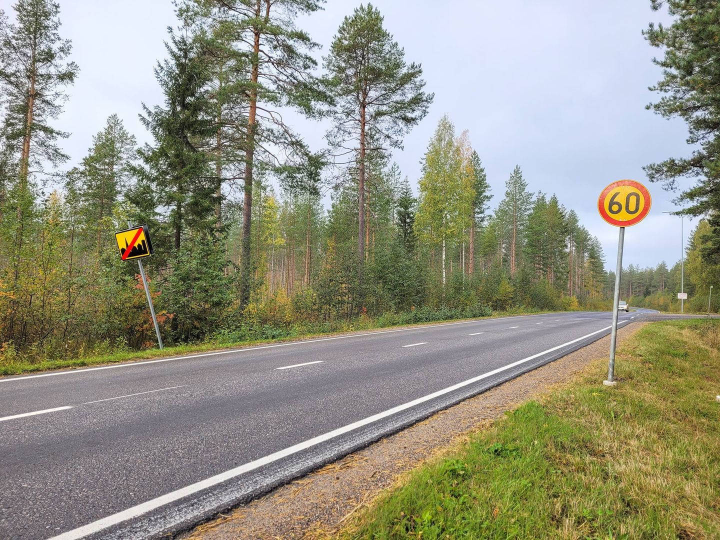
#> input picture images/60.jpeg, 1440 x 1080 px, given in place of 20.jpg, which was not available (shown at 1/2 size)
$ python saveSiftDescriptors.py
#> lines starting #> are read from the running program, lines starting #| are printed output that depends on the picture; pictures that were not available may be replaced by others from this repository, and a replacement may not be noted
import cv2
import numpy as np
import pickle

sift = cv2.SIFT_create(contrastThreshold=0.1)#contrastThreshold=0.1

speedSigns = [  "20",
				"30",
				"40",
				"50",
				"60",
				"70",
				"80",
				"100",
				"120"]

with open('siftDescriptors.pkl', 'wb') as output:
	for sign in speedSigns:
		signImg = cv2.imread("sourceImages/"+sign+".jpg")
#> signImg is the input picture: shape (1080, 1440, 3); mean B, G, R 130.7, 147.9, 148.6
		signImg = cv2.resize(signImg, dsize=(160, 160), interpolation=cv2.INTER_CUBIC) #256
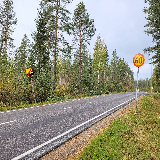
#> signImg: shape (160, 160, 3); mean B, G, R 130.8, 148, 148.7

		graySign = cv2.cvtColor(signImg, cv2.COLOR_BGR2GRAY) #
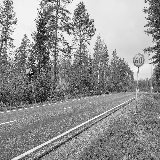
#> graySign: shape (160, 160); min 0, max 255, mean 146.2
		signKp, signDesc = sift.detectAndCompute(graySign, None)
#> signKp = 122 keypoints; strongest (x, y, size): (70, 30, 2), (69, 33, 2), (54, 13, 2.7), (59, 20, 2.1)

		#print(signKp[0].size)

		temp = [{'point0':k.pt[0],'point1':k.pt[1],'size':k.size,'angle': k.angle, 'response': k.response, "octave":k.octave}
	  				for k in signKp]
#> temp = 122 items

		print(len(signKp))
#| 122
		pickle.dump(temp, output)
		pickle.dump(signDesc, output)
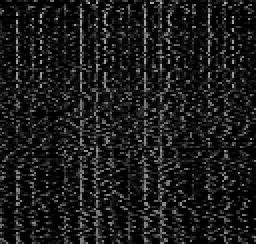
#> signDesc: shape (122, 128) float32 (shown 2 times larger); min 0, max 177, mean 27.4
#> pass 2 of the loop `for sign in speedSigns:`:
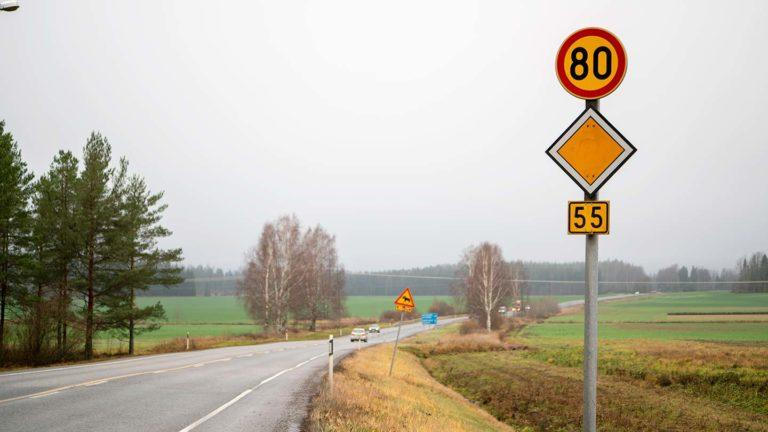
#> input picture images/80.jpg, 768 x 432 px, given in place of 30.jpg, which was not available
#> signImg is the input picture: shape (432, 768, 3); mean B, G, R 167.3, 181.4, 187.6
#> signImg: shape (160, 160, 3)
#> `graySign = cv2.cvtColor(signImg, cv2.COLOR_BGR2GRAY)`:
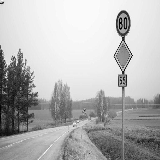
#> graySign: shape (160, 160); min 0, max 253, mean 181.7
#> signKp = 31 keypoints; strongest (x, y, size): (123, 23, 12.3), (122, 12, 2.5), (122, 80, 7.9), (123, 35, 3.9)
#> temp = 31 items
#| 31
#> `pickle.dump(signDesc, output)`:
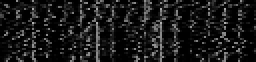
#> signDesc: shape (31, 128) float32 (shown 2 times larger); min 0, max 176, mean 24.9
#> (the run stopped early here; a loop or call above may not have finished)
